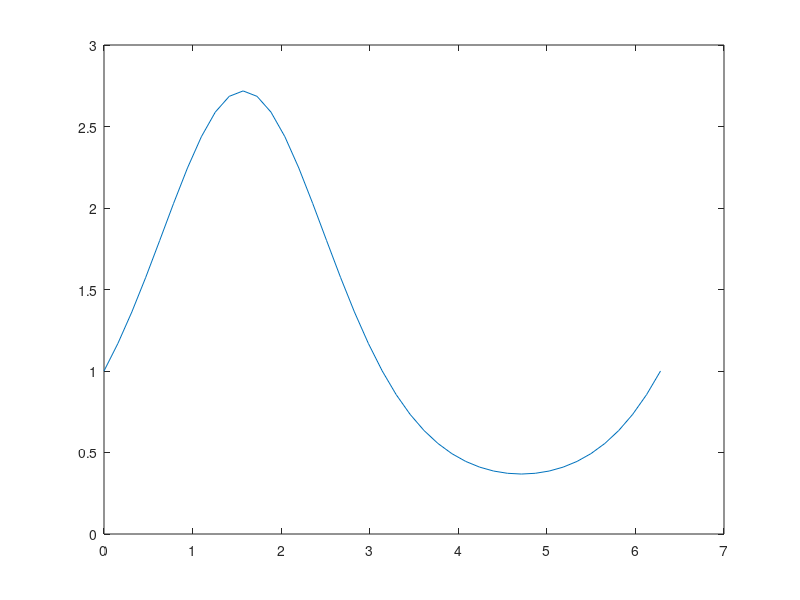

The MATLAB script that drew this image: (Note: this script raises an error after producing the figure.)
function datasource_ex
t = 0:pi/20:2*pi;
y = exp(sin(t));
h = plot(t,y,'YDataSource','y');
for k = 1:.1:10
   y = exp(sin(t.*k));
   refreshdata(h,'caller') % Evaluate y in the function workspace
   pause(.1)
end